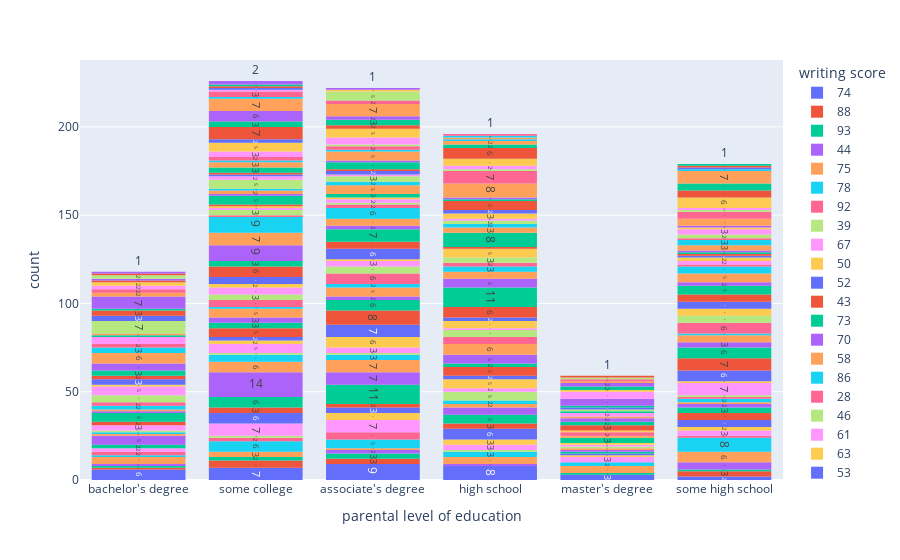

Notebook source saved alongside this figure:
### Code cell
fig = px.histogram(df, x='parental level of education',text_auto=True, color='writing score')
fig.show()
